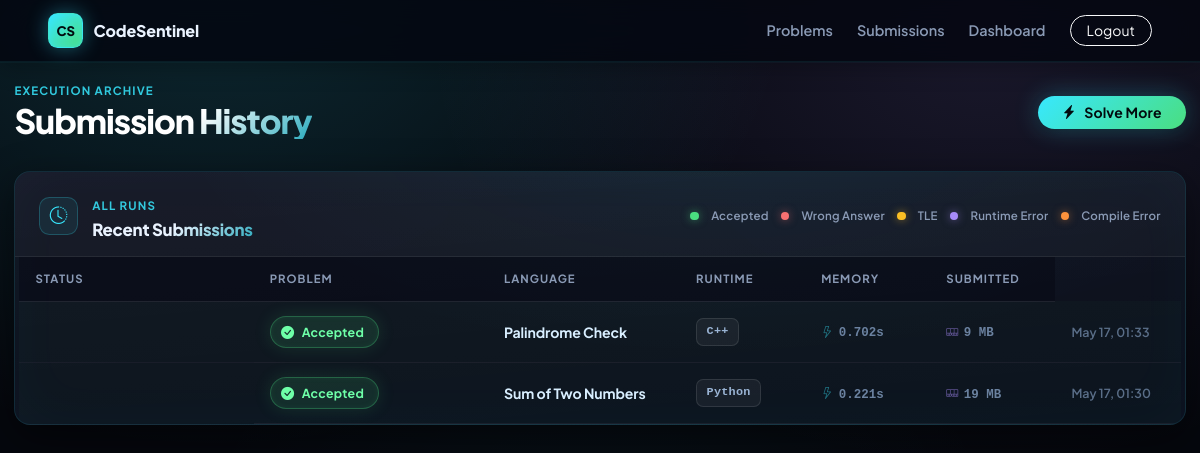
Page /submissions/ (signed in) on the committed database.
### submissions/models.py (models this page shows, shortened)
class Submission(models.Model):
    LANGUAGE_PYTHON = "python"
    LANGUAGE_C = "c"
    LANGUAGE_CPP = "cpp"
    LANGUAGE_JAVA = "java"
    LANGUAGE_CHOICES = [
        (LANGUAGE_PYTHON, "Python"),
        (LANGUAGE_C, "C"),
        (LANGUAGE_CPP, "C++"),
        (LANGUAGE_JAVA, "Java"),
    ]
    VERDICT_ACCEPTED = "Accepted"
    VERDICT_WRONG_ANSWER = "Wrong Answer"
    VERDICT_COMPILATION_ERROR = "Compilation Error"
    VERDICT_RUNTIME_ERROR = "Runtime Error"
    VERDICT_TIME_LIMIT_EXCEEDED = "Time Limit Exceeded"
    VERDICT_CHOICES = [
        (VERDICT_ACCEPTED, "Accepted"),
        (VERDICT_WRONG_ANSWER, "Wrong Answer"),
        (VERDICT_COMPILATION_ERROR, "Compilation Error"),
        (VERDICT_RUNTIME_ERROR, "Runtime Error"),
        (VERDICT_TIME_LIMIT_EXCEEDED, "Time Limit Exceeded"),
    ]
    user = models.ForeignKey(settings.AUTH_USER_MODEL, on_delete=models.CASCADE, related_name="submissions")
    problem = models.ForeignKey("problems.Problem", on_delete=models.CASCADE, related_name="submissions")
    language = models.CharField(max_length=20, choices=LANGUAGE_CHOICES)
    code = models.TextField()
    verdict = models.CharField(max_length=40, choices=VERDICT_CHOICES)
    execution_time = models.FloatField(default=0)
    memory_usage = models.PositiveIntegerField(default=0, help_text="Peak memory usage in KB")
    failed_test_number = models.PositiveIntegerField(null=True, blank=True)
    output = models.TextField(blank=True)
    error_message = models.TextField(blank=True)
    created_at = models.DateTimeField(auto_now_add=True)
    class Meta:
        ordering = ["-created_at"]
    @property
    def is_accepted(self):
        return self.verdict == self.VERDICT_ACCEPTED
    @property
    def verdict_css_class(self):
        _map = {
            self.VERDICT_ACCEPTED: "accepted",
            self.VERDICT_WRONG_ANSWER: "wrong-answer",
            self.VERDICT_COMPILATION_ERROR: "compilation-error",
            self.VERDICT_RUNTIME_ERROR: "runtime-error",
            self.VERDICT_TIME_LIMIT_EXCEEDED: "time-limit-exceeded",
        }
        return _map.get(self.verdict, "unknown")

### problems/models.py (models this page shows, shortened)
class Problem(models.Model):
    DIFFICULTY_EASY = "easy"
    DIFFICULTY_MEDIUM = "medium"
    DIFFICULTY_HARD = "hard"
    DIFFICULTY_CHOICES = [
        (DIFFICULTY_EASY, "Easy"),
        (DIFFICULTY_MEDIUM, "Medium"),
        (DIFFICULTY_HARD, "Hard"),
    ]
    title = models.CharField(max_length=180, unique=True)
    slug = models.SlugField(max_length=220, unique=True, blank=True)
    statement = models.TextField()
    input_format = models.TextField(blank=True)
    output_format = models.TextField(blank=True)
    constraints = models.TextField(blank=True)
    sample_input = models.TextField(blank=True)
    sample_output = models.TextField(blank=True)
    difficulty = models.CharField(max_length=12, choices=DIFFICULTY_CHOICES, default=DIFFICULTY_EASY)
    time_limit = models.PositiveIntegerField(default=2, help_text="Time limit per testcase in seconds.")
    points = models.PositiveIntegerField(default=100)
    is_active = models.BooleanField(default=True)
    created_at = models.DateTimeField(auto_now_add=True)
    updated_at = models.DateTimeField(auto_now=True)
    class Meta:
        ordering = ["difficulty", "title"]
    def get_absolute_url(self):
        return reverse("problems:detail", kwargs={"slug": self.slug})

### submissions/views.py (the view)
# urls.py: path("", views.submission_history, name="history"),
@login_required
def submission_history(request):
    submissions = (
        Submission.objects.filter(user=request.user)
        .select_related("problem")
        .order_by("-created_at")
    )
    paginator = Paginator(submissions, 20)
    page_obj = paginator.get_page(request.GET.get("page"))
    return render(request, "submissions/history.html", {"page_obj": page_obj})

### templates/submissions/history.html (shortened to what this page needs)
{% extends "base.html" %}
{% block body_class %}app-page{% endblock %}
{% block content %}
<section class="page-shell">
    <div class="content-top">
        <div>
            <span class="eyebrow">Execution archive</span>
            <h1>Submission History</h1>
        </div>
        <a href="{% url 'problems:list' %}" class="btn btn-neon rounded-pill px-4">
            <i class="bi bi-lightning-charge-fill me-2"></i>Solve More
        </a>
    </div>
    <div class="sub-history-panel mt-4">
        <div class="sub-history-header">
            <div class="sub-history-header-left">
                <i class="bi bi-clock-history sub-history-icon"></i>
                <div>
                    <span class="eyebrow">All runs</span>
                    <h2 class="sub-history-title">Recent Submissions</h2>
                </div>
            </div>
            <div class="sub-history-legend">
                <span class="sub-legend-dot accepted"></span><span>Accepted</span>
                <span class="sub-legend-dot wrong-answer"></span><span>Wrong Answer</span>
                <span class="sub-legend-dot time-limit-exceeded"></span><span>TLE</span>
                <span class="sub-legend-dot runtime-error"></span><span>Runtime Error</span>
                <span class="sub-legend-dot compilation-error"></span><span>Compile Error</span>
            </div>
        </div>
        <div class="table-responsive sub-history-table-wrap">
            <table class="table cs-table sub-history-table align-middle">
                <thead>
                    <tr>
                        <th class="sub-col-status">Status</th>
                        <th class="sub-col-problem">Problem</th>
                        <th class="sub-col-lang">Language</th>
                        <th class="sub-col-runtime">Runtime</th>
                        <th class="sub-col-memory">Memory</th>
                        <th class="sub-col-when">Submitted</th>
                    </tr>
                </thead>
                <tbody>
                {% for submission in page_obj %}
                    <tr class="sub-row sub-row--{{ submission.verdict_css_class }}">
                        <td class="sub-col-status">
                            <div class="sub-verdict-wrap">
                                <span class="sub-verdict-badge {{ submission.verdict_css_class }}{% if submission.is_accepted %} sub-verdict-pulse{% endif %}">
                                    {% if submission.is_accepted %}
                                        <i class="bi bi-check-circle-fill"></i>
                                    {% elif submission.verdict == "Wrong Answer" %}
                                        <i class="bi bi-x-circle-fill"></i>
                                    {% elif submission.verdict == "Time Limit Exceeded" %}
                                        <i class="bi bi-hourglass-split"></i>
                                    {% elif submission.verdict == "Runtime Error" %}
                                        <i class="bi bi-exclamation-triangle-fill"></i>
                                    {% elif submission.verdict == "Compilation Error" %}
                                        <i class="bi bi-bug-fill"></i>
                                    {% else %}
                                        <i class="bi bi-question-circle"></i>
                                    {% endif %}
                                    <span>{{ submission.verdict }}</span>
                                </span>
                            </div>
                        </td>
                        <td class="sub-col-problem">
                            <a class="sub-problem-link" href="{{ submission.problem.get_absolute_url }}">
                                {{ submission.problem.title }}
                            </a>
                        </td>
                        <td class="sub-col-lang">
                            <span class="sub-lang-badge">{{ submission.get_language_display }}</span>
                        </td>
                        <td class="sub-col-runtime">
                            <div class="sub-perf-chip">
                                <i class="bi bi-lightning"></i>
                                <span>{{ submission.execution_time|floatformat:3 }}s</span>
                            </div>
                        </td>
                        <td class="sub-col-memory">
                            <div class="sub-perf-chip sub-perf-chip--mem">
                                <i class="bi bi-memory"></i>
                                <span>
                                    {% if submission.memory_usage %}
                                        {% widthratio submission.memory_usage 1024 1 %} MB
                                    {% else %}
                                        &mdash;
                                    {% endif %}
                                </span>
                            </div>
                        </td>
                        <td class="sub-col-when">
                            <time class="sub-time" datetime="{{ submission.created_at|date:'c' }}" title="{{ submission.created_at|date:'N j, Y H:i:s' }}">
                                {{ submission.created_at|date:"M j, H:i" }}
                            </time>
                        </td>
                    </tr>
                {% endfor %}
                </tbody>
            </table>
        </div>
    </div>
</section>
{% endblock %}

### rows in the picture
Submission: verdict "Accepted", problem "Palindrome Check", language "C++", execution_time "0.702", memory_usage "9", created_at "May 17, 01:33"
Submission: verdict "Accepted", problem "Sum of Two Numbers", language "Python", execution_time "0.221", memory_usage "19", created_at "May 17, 01:30"
